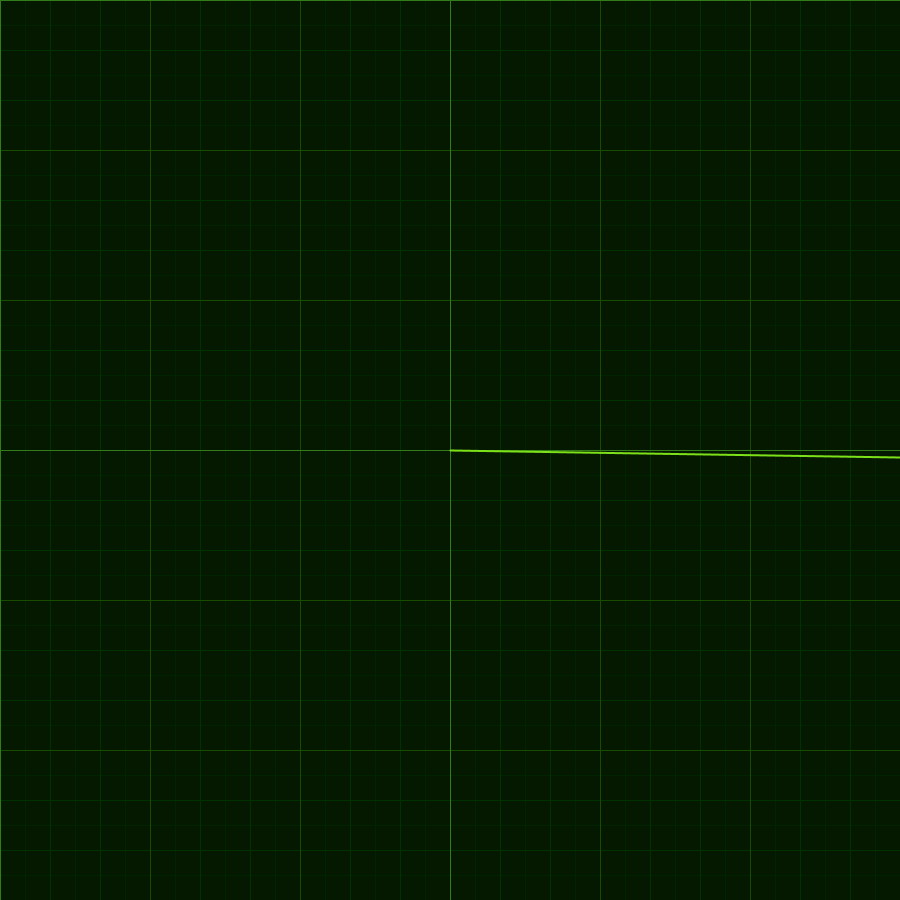
Frame 1 (no input)
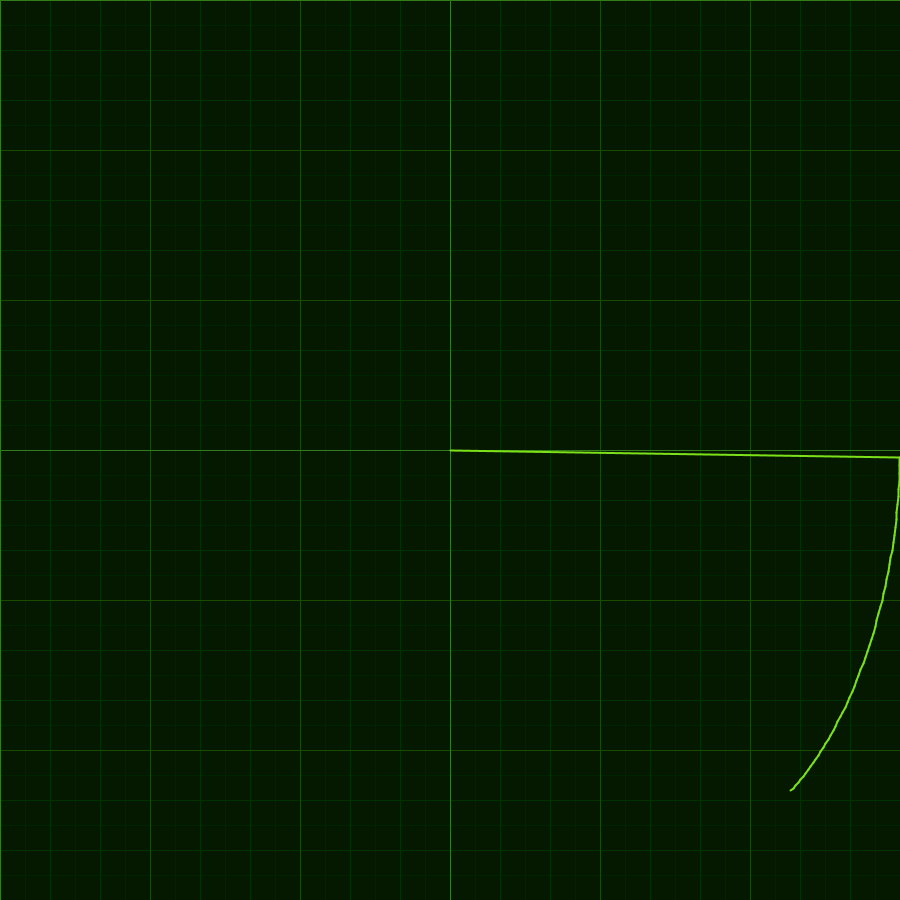
Frame 60 (the mouse pressed at the canvas centre just before this capture)
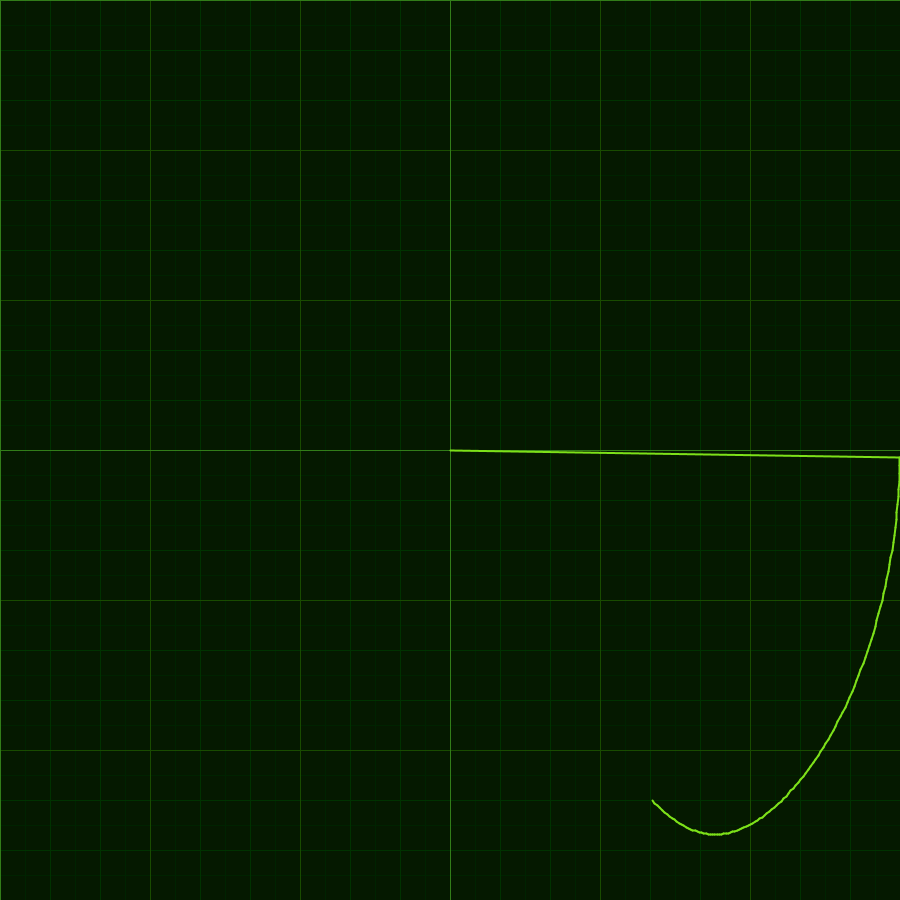
Frame 120 (the mouse held since frame 60 and released just before this capture)

The Processing sketch that drew these frames (run headless with seeded random() and noise(); from frame 60 on, the mouse is pressed at the canvas centre):

// Processing sketch: ociloscopio
// ── ociloscopio.pde
float a = 0;
float x = 0;
float y = 0;
float prevX = x;
float prevY = y;
float modX = 0;
float modY = 0;

void setup() {
  size(900, 900);
  //background(5, 25, 0, 25);
  bg();
  grid();
}

void draw() {

  if (a >=360) {
    strokeWeight(1);
    bg();
    grid();
    a = 0;
  }
  //radialGrid();
  a+=0.5;
  float ang = radians(a);
  
  modX = cos(ang*1);
  modY = sin(ang*2);
  
  translate(width/2, height/2);

  float r = (pow(cos(ang), 2) + pow(sin(ang), 3)) * height/2;
  
  strokeWeight(2);
  stroke(125, 225, 25);
  fill(125, 225, 25);
  //line(0, 0, r * cos(radians(a)),r * sin(radians(a)));
  x = r * modX;
  y = r * modY;
  //circle(x, y, 2);
  line(prevX, prevY, x, y);
  prevX = x;
  prevY = y;
}


void radialGrid() {
  push();
  translate(width/2, height/2);
  float r = sqrt(pow(width, 2)+pow(height, 2))/2;

  //11,25
  stroke(0, 35, 0);
  for (float a = 360/32; a < 360; a += 11.250000) {
    line(0, 0, r * cos(radians(a)), r * sin(radians(a)));
  }

  //22,5
  stroke(0, 50, 0);
  for (float a = 360/16; a < 360; a += 360/8) {
    line(0, 0, r * cos(radians(a)), r * sin(radians(a)));
  }

  //45
  stroke(25, 75, 0);
  for (float a = 360/8; a < 360; a += 360/4) {
    line(0, 0, r * cos(radians(a)), r * sin(radians(a)));
  }

  //90
  stroke(50, 125, 25);
  for (float a = 0; a < 360; a += 360/4) {
    line(0, 0, r * cos(radians(a)), r * sin(radians(a)));
  }

  //ponteiro
  stroke(50, 125, 25);
  line(0, 0, r * cos(radians(a)), r * sin(radians(a)));
  pop();
}

void grid() {
  push();
  translate(0, 0);
  noFill();  
  stroke(0, 35, 0);
  for (int w = 0; w < width; w += width/36) {
    line(w, 0, w, height);
    for (int h = 0; h < height; h += height/36) {
      line(0, h, width, h);
    }
  }

  stroke(0, 50, 0);
  for (int w = 0; w < width; w += width/18) {
    line(w, 0, w, height);
    for (int h = 0; h < height; h += height/18) {
      line(0, h, width, h);
    }
  }

  stroke(25, 75, 0);
  for (int w = 0; w < width; w += width/6) {
    line(w, 0, w, height);
    for (int h = 0; h < height; h += height/6) {
      line(0, h, width, h);
    }
  }

  stroke(50, 125, 25);
  for (int w = 0; w < width; w += width/2) {
    line(w, 0, w, height);
    for (int h = 0; h < height; h += height/2) {
      line(0, h, width, h);
    }
  }
  pop();
}

void bg() {
  push();
  translate(0, 0);
  noStroke();
  fill(5, 25, 0, 255);
  rect(0, 0, width, height);
  pop();
}
